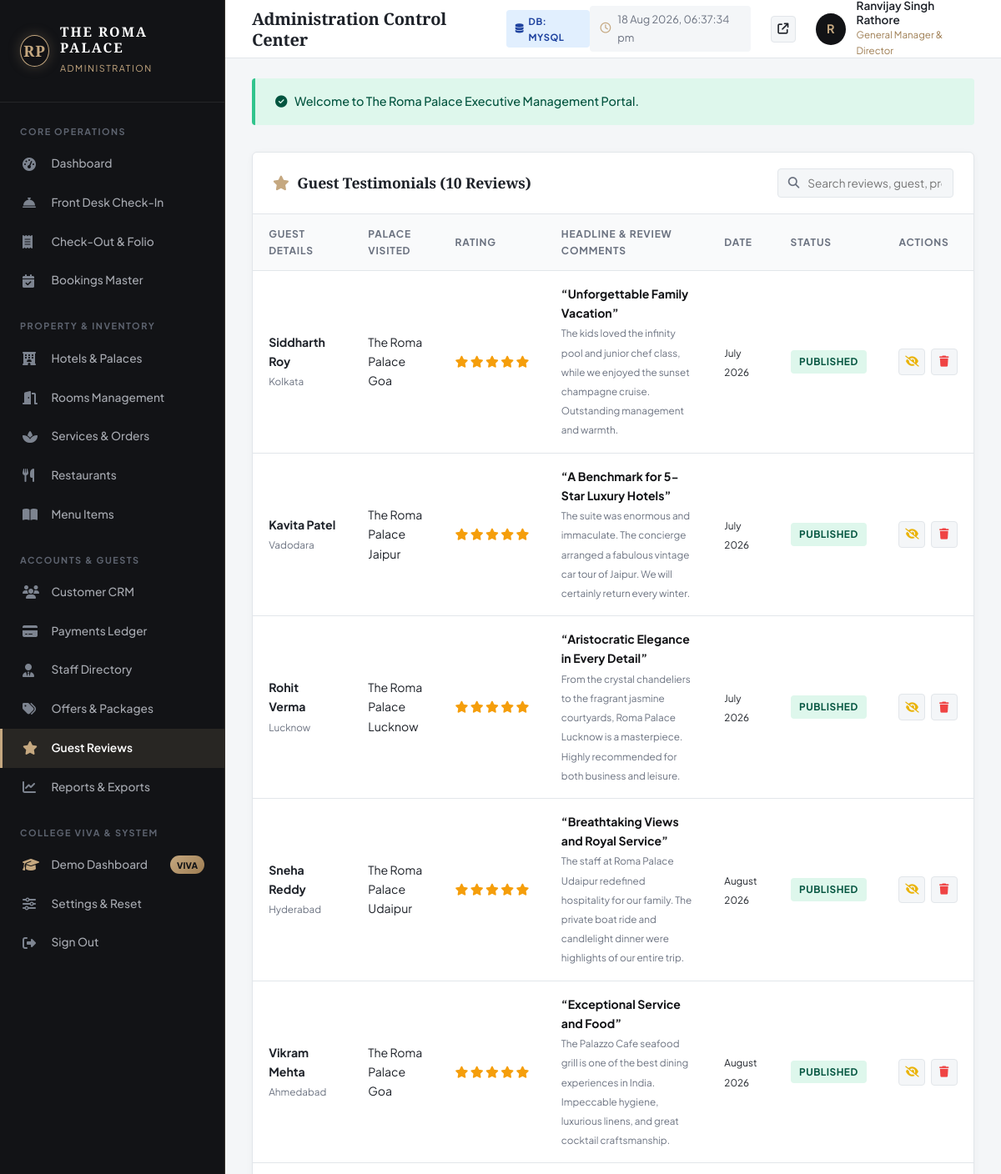
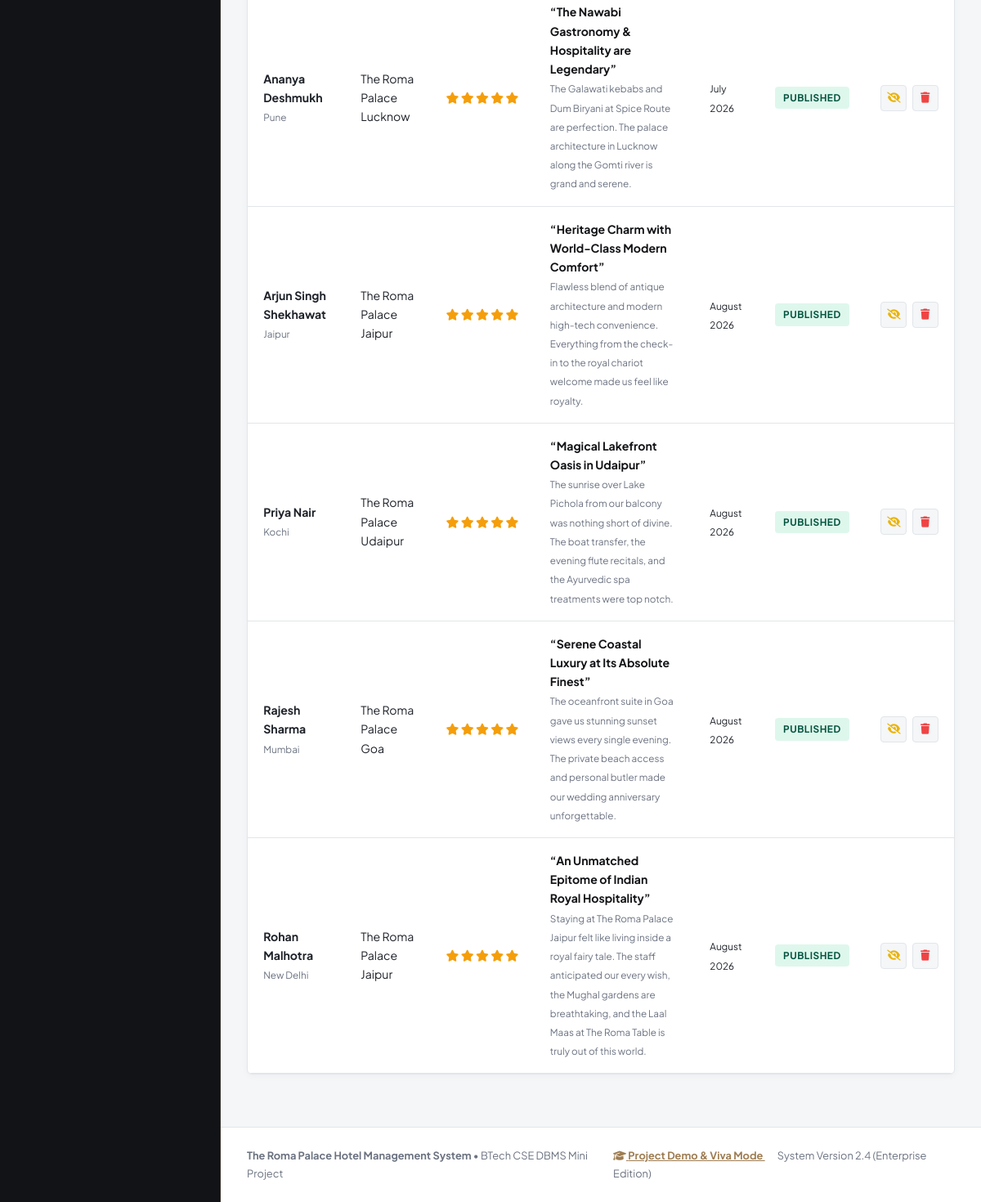
Screenshot of /admin/reviews.php (signed in) with the database file from the repository (2 pictures, top to bottom).
### tables this page shows
CREATE TABLE `reviews` (
    `review_id` INT AUTO_INCREMENT PRIMARY KEY,
    `customer_id` INT NOT NULL,
    `hotel_id` INT NOT NULL,
    `rating` INT NOT NULL CHECK (`rating` BETWEEN 1 AND 5),
    `review_title` VARCHAR(150) NOT NULL,
    `comments` TEXT NOT NULL,
    `stay_date` VARCHAR(50) NULL,
    `is_approved` TINYINT(1) DEFAULT 1,
    `created_at` TIMESTAMP DEFAULT CURRENT_TIMESTAMP,
    FOREIGN KEY (`customer_id`) REFERENCES `customers`(`customer_id`) ON DELETE CASCADE,
    FOREIGN KEY (`hotel_id`) REFERENCES `hotels`(`hotel_id`) ON DELETE CASCADE,
    INDEX `idx_reviews_hotel` (`hotel_id`)
);

CREATE TABLE `customers` (
    `customer_id` INT AUTO_INCREMENT PRIMARY KEY,
    `user_id` INT NOT NULL UNIQUE,
    `full_name` VARCHAR(120) NOT NULL,
    `phone` VARCHAR(20) NOT NULL,
    `address` TEXT NULL,
    `city` VARCHAR(80) NULL,
    `state` VARCHAR(80) NULL,
    `country` VARCHAR(80) DEFAULT 'India',
    `postal_code` VARCHAR(20) NULL,
    `id_type` ENUM('Aadhaar Card', 'Passport', 'Voter ID', 'Driving License', 'PAN Card') NOT NULL DEFAULT 'Aadhaar Card',
    `id_number` VARCHAR(50) NOT NULL,
    `reg_date` TIMESTAMP DEFAULT CURRENT_TIMESTAMP,
    FOREIGN KEY (`user_id`) REFERENCES `users`(`user_id`) ON DELETE CASCADE,
    INDEX `idx_cust_phone` (`phone`),
    INDEX `idx_cust_name` (`full_name`)
);

CREATE TABLE `hotels` (
    `hotel_id` INT AUTO_INCREMENT PRIMARY KEY,
    `name` VARCHAR(150) NOT NULL,
    `slug` VARCHAR(100) NOT NULL UNIQUE,
    `city` VARCHAR(80) NOT NULL,
    `state` VARCHAR(80) NOT NULL,
    `tagline` VARCHAR(200) NOT NULL,
    `address` TEXT NOT NULL,
    `phone` VARCHAR(30) NOT NULL,
    `email` VARCHAR(120) NOT NULL,
    `star_rating` DECIMAL(2,1) DEFAULT 5.0,
    `starting_price` DECIMAL(10,2) NOT NULL,
    `total_rooms` INT NOT NULL DEFAULT 30,
    `image_url` VARCHAR(255) NOT NULL,
    `description` TEXT NOT NULL,
    `highlights` TEXT NULL,
    `status` ENUM('active', 'maintenance', 'inactive') DEFAULT 'active',
    `created_at` TIMESTAMP DEFAULT CURRENT_TIMESTAMP,
    INDEX `idx_hotels_city` (`city`),
    INDEX `idx_hotels_slug` (`slug`)
);

### includes/auth.php (called while the page is built, shortened)
<?php
require_once __DIR__ . '/db.php';
function is_logged_in() {
    return isset($_SESSION['user_id']) && !empty($_SESSION['user_id']);
}
function is_admin() {
    return is_logged_in() && isset($_SESSION['role']) && $_SESSION['role'] === 'admin';
}
function current_admin() {
    $user_id = $_SESSION['user_id'];
    return db_fetch_one("SELECT a.*, u.email FROM admins a INNER JOIN users u ON a.user_id = u.user_id WHERE a.user_id = ?", [$user_id]);
}

### includes/db.php (called while the page is built, shortened)
<?php
$pdo = null;
if (getenv('USE_MYSQL') === 'true') {
    try {
        $dsn = "mysql:host=" . DB_HOST . ";port=" . DB_PORT . ";dbname=" . DB_NAME . ";charset=utf8mb4";
        $options = [
            PDO::ATTR_ERRMODE            => PDO::ERRMODE_EXCEPTION,
            PDO::ATTR_DEFAULT_FETCH_MODE => PDO::FETCH_ASSOC,
            PDO::ATTR_EMULATE_PREPARES   => false,
            PDO::ATTR_TIMEOUT            => 2
        ];
        $pdo = new PDO($dsn, DB_USER, DB_PASS, $options);
        $testStmt = $pdo->query("SELECT 1 FROM hotels LIMIT 1");
        $db_driver = 'mysql';
    } catch (Exception $e) {
        $pdo = setup_sqlite_fallback();
        $db_driver = 'sqlite';
    }
} else {
    try {
        $dsn = "mysql:host=" . DB_HOST . ";port=" . DB_PORT . ";dbname=" . DB_NAME . ";charset=utf8mb4";
        $options = [
            PDO::ATTR_ERRMODE            => PDO::ERRMODE_EXCEPTION,
            PDO::ATTR_DEFAULT_FETCH_MODE => PDO::FETCH_ASSOC,
            PDO::ATTR_EMULATE_PREPARES   => false,
            PDO::ATTR_TIMEOUT            => 1
        ];
        $testPdo = new PDO($dsn, DB_USER, DB_PASS, $options);
        $pdo = $testPdo;
    } catch (Exception $e) {
        $pdo = setup_sqlite_fallback();
        $db_driver = 'sqlite';
    }
}
function db_query($query, $params = []) {
    global $pdo;
    $stmt = $pdo->prepare($query);
    $stmt->execute($params);
    return $stmt;
}
function db_fetch_all($query, $params = []) {
    $stmt = db_query($query, $params);
    return $stmt->fetchAll();
}
function db_fetch_one($query, $params = []) {
    $stmt = db_query($query, $params);
    return $stmt->fetch() ?: null;
}

### admin/reviews.php (the view, shortened to what this page needs)
<?php
require_once __DIR__ . '/includes/admin-header.php';
$reviews = db_fetch_all("SELECT rv.*, c.full_name, c.city, h.name AS hotel_name
                         FROM reviews rv
                         INNER JOIN customers c ON rv.customer_id = c.customer_id
                         INNER JOIN hotels h ON rv.hotel_id = h.hotel_id
                         ORDER BY rv.review_id DESC");
?>
<div class="admin-card">
  <div class="admin-card-header">
    <h3 class="admin-card-title"><i class="fa-solid fa-star text-gold"></i> Guest Testimonials (<?php echo count($reviews); ?> Reviews)</h3>
    <div class="search-input-box">
      <i class="fa-solid fa-magnifying-glass"></i>
      <input type="text" placeholder="Search reviews, guest, property..." data-table-search="reviewsTable">
    </div>
  </div>
  <div class="admin-table-responsive">
    <table class="admin-table" id="reviewsTable">
      <thead>
        <tr>
          <th>Guest Details</th>
          <th>Palace Visited</th>
          <th>Rating</th>
          <th>Headline & Review Comments</th>
          <th>Date</th>
          <th>Status</th>
          <th>Actions</th>
        </tr>
      </thead>
      <tbody>
        <?php foreach ($reviews as $rev): ?>
          <tr>
            <td>
              <strong><?php echo htmlspecialchars($rev['full_name']); ?></strong><br>
              <small style="color: var(--admin-text-muted);"><?php echo htmlspecialchars($rev['city']); ?></small>
            </td>
            <td><?php echo htmlspecialchars($rev['hotel_name']); ?></td>
            <td>
              <div style="color: #F59E0B; white-space: nowrap;">
                <?php for ($i = 0; $i < $rev['rating']; $i++): ?>
                  <i class="fa-solid fa-star"></i>
                <?php endfor; ?>
              </div>
            </td>
            <td>
              <strong style="color: var(--admin-primary);">“<?php echo htmlspecialchars($rev['review_title']); ?>”</strong><br>
              <small style="color: var(--admin-text-muted);"><?php echo htmlspecialchars($rev['comments']); ?></small>
            </td>
            <td><small><?php echo htmlspecialchars($rev['stay_date'] ?? date('M Y', strtotime($rev['created_at']))); ?></small></td>
            <td>
              <span class="badge badge-<?php echo ($rev['is_approved']) ? 'success' : 'warning'; ?>">
                <?php echo ($rev['is_approved']) ? 'PUBLISHED' : 'PENDING'; ?>
              </span>
            </td>
            <td>
              <div class="action-btn-group">
                <form method="POST" action="reviews.php" style="display: inline;">
                  <button type="submit" class="btn-action-icon" title="Toggle Approval" style="color: <?php echo ($rev['is_approved']) ? '#EAB308' : '#10B981'; ?>;">
                    <i class="fa-solid fa-<?php echo ($rev['is_approved']) ? 'eye-slash' : 'check'; ?>"></i>
                  </button>
                </form>
                <form method="POST" action="reviews.php" onsubmit="return confirm('Delete review?');" style="display: inline;">
                  <button type="submit" class="btn-action-icon" style="color: #EF4444;" title="Delete Review">
                    <i class="fa-solid fa-trash"></i>
                  </button>
                </form>
              </div>
            </td>
          </tr>
        <?php endforeach; ?>
      </tbody>
    </table>
  </div>
</div>
<?php require_once __DIR__ . '/includes/admin-footer.php'; ?>

### admin/includes/admin-header.php (shortened to what this page needs)
<?php
require_once __DIR__ . '/../../includes/db.php';
require_once __DIR__ . '/../../includes/auth.php';
$currentAdmin = current_admin() ?: ['full_name' => 'Ranvijay Singh Rathore', 'role_title' => 'General Manager'];
$currentAdminPage = basename($_SERVER['PHP_SELF']);
?>
<!DOCTYPE html>
<html lang="en">
<head>
  <link rel="stylesheet" href="https://cdnjs.cloudflare.com/ajax/libs/font-awesome/6.5.1/css/all.min.css">
  <link rel="stylesheet" href="../assets/css/style.css">
  <link rel="stylesheet" href="../assets/css/admin.css">
</head>
<body class="admin-body">
  <aside class="admin-sidebar">
    <a href="dashboard.php" class="admin-brand" style="text-decoration: none;">
      <div class="rp-monogram">
        <span>RP</span>
      </div>
      <div class="admin-brand-text">
        <h2>THE ROMA PALACE</h2>
        <span>ADMINISTRATION</span>
      </div>
    </a>
    <div class="admin-nav-section">
      <div class="admin-nav-title">CORE OPERATIONS</div>
      <ul class="admin-nav-list">
        <li class="admin-nav-item <?php echo ($currentAdminPage === 'dashboard.php') ? 'active' : ''; ?>">
          <a href="dashboard.php"><i class="fa-solid fa-gauge-high"></i> <span>Dashboard</span></a>
        </li>
        <li class="admin-nav-item <?php echo ($currentAdminPage === 'checkin.php') ? 'active' : ''; ?>">
          <a href="checkin.php"><i class="fa-solid fa-bell-concierge"></i> <span>Front Desk Check-In</span></a>
        </li>
        <li class="admin-nav-item <?php echo ($currentAdminPage === 'checkout.php') ? 'active' : ''; ?>">
          <a href="checkout.php"><i class="fa-solid fa-receipt"></i> <span>Check-Out & Folio</span></a>
        </li>
        <li class="admin-nav-item <?php echo ($currentAdminPage === 'bookings.php') ? 'active' : ''; ?>">
          <a href="bookings.php"><i class="fa-solid fa-calendar-check"></i> <span>Bookings Master</span></a>
        </li>
      </ul>
      <div class="admin-nav-title" style="margin-top: 1rem;">PROPERTY & INVENTORY</div>
      <ul class="admin-nav-list">
        <li class="admin-nav-item <?php echo ($currentAdminPage === 'hotels.php') ? 'active' : ''; ?>">
          <a href="hotels.php"><i class="fa-solid fa-hotel"></i> <span>Hotels & Palaces</span></a>
        </li>
        <li class="admin-nav-item <?php echo ($currentAdminPage === 'rooms.php') ? 'active' : ''; ?>">
          <a href="rooms.php"><i class="fa-solid fa-door-open"></i> <span>Rooms Management</span></a>
        </li>
        <li class="admin-nav-item <?php echo ($currentAdminPage === 'services.php') ? 'active' : ''; ?>">
          <a href="services.php"><i class="fa-solid fa-spa"></i> <span>Services & Orders</span></a>
        </li>
        <li class="admin-nav-item <?php echo ($currentAdminPage === 'restaurants.php') ? 'active' : ''; ?>">
          <a href="restaurants.php"><i class="fa-solid fa-utensils"></i> <span>Restaurants</span></a>
        </li>
        <li class="admin-nav-item <?php echo ($currentAdminPage === 'menu.php') ? 'active' : ''; ?>">
          <a href="menu.php"><i class="fa-solid fa-book-open"></i> <span>Menu Items</span></a>
        </li>
      </ul>
      <div class="admin-nav-title" style="margin-top: 1rem;">ACCOUNTS & GUESTS</div>
      <ul class="admin-nav-list">
        <li class="admin-nav-item <?php echo ($currentAdminPage === 'customers.php') ? 'active' : ''; ?>">
          <a href="customers.php"><i class="fa-solid fa-users"></i> <span>Customer CRM</span></a>
        </li>
        <li class="admin-nav-item <?php echo ($currentAdminPage === 'payments.php') ? 'active' : ''; ?>">
          <a href="payments.php"><i class="fa-solid fa-credit-card"></i> <span>Payments Ledger</span></a>
        </li>
        <li class="admin-nav-item <?php echo ($currentAdminPage === 'staff.php') ? 'active' : ''; ?>">
          <a href="staff.php"><i class="fa-solid fa-user-tie"></i> <span>Staff Directory</span></a>
        </li>
        <li class="admin-nav-item <?php echo ($currentAdminPage === 'offers.php') ? 'active' : ''; ?>">
          <a href="offers.php"><i class="fa-solid fa-tags"></i> <span>Offers & Packages</span></a>
        </li>
        <li class="admin-nav-item <?php echo ($currentAdminPage === 'reviews.php') ? 'active' : ''; ?>">
          <a href="reviews.php"><i class="fa-solid fa-star"></i> <span>Guest Reviews</span></a>
        </li>
        <li class="admin-nav-item <?php echo ($currentAdminPage === 'reports.php') ? 'active' : ''; ?>">
          <a href="reports.php"><i class="fa-solid fa-chart-line"></i> <span>Reports & Exports</span></a>
        </li>
      </ul>
      <div class="admin-nav-title" style="margin-top: 1rem;">COLLEGE VIVA & SYSTEM</div>
      <ul class="admin-nav-list">
        <li class="admin-nav-item <?php echo ($currentAdminPage === 'demo-presentation.php') ? 'active' : ''; ?>">
          <a href="demo-presentation.php">
            <i class="fa-solid fa-graduation-cap text-gold"></i>
            <span>Demo Dashboard</span>
            <span class="admin-badge-viva">Viva</span>
          </a>
        </li>
        <li class="admin-nav-item <?php echo ($currentAdminPage === 'settings.php') ? 'active' : ''; ?>">
          <a href="settings.php"><i class="fa-solid fa-sliders"></i> <span>Settings & Reset</span></a>
        </li>
        <li class="admin-nav-item">
          <a href="logout.php"><i class="fa-solid fa-right-from-bracket"></i> <span>Sign Out</span></a>
        </li>
      </ul>
    </div>
  </aside>
  <div class="admin-main-wrapper">
    <header class="admin-top-header">
      <div class="admin-header-left">
        <h1 class="admin-page-title"><?php echo isset($pageHeading) ? htmlspecialchars($pageHeading) : 'Administration Control Center'; ?></h1>
        <span class="badge badge-info" style="font-size: 0.7rem;">
          <i class="fa-solid fa-database"></i> DB: <?php echo strtoupper(CURRENT_DB_DRIVER); ?>
        </span>
      </div>
      <div class="admin-header-right">
        <div class="admin-time-badge">
          <i class="fa-regular fa-clock text-gold"></i>
          <span id="adminLiveClock">--:--:--</span>
        </div>
        <a href="../index.php" target="_blank" class="btn-action-icon" title="Preview Public Luxury Website">
          <i class="fa-solid fa-arrow-up-right-from-square"></i>
        </a>
        <div class="admin-user-menu">
          <div class="admin-avatar">
            <?php echo strtoupper(substr($currentAdmin['full_name'], 0, 1)); ?>
          </div>
          <div class="admin-user-info">
            <span class="admin-user-name"><?php echo htmlspecialchars($currentAdmin['full_name']); ?></span>
            <span class="admin-user-role"><?php echo htmlspecialchars($currentAdmin['role_title']); ?></span>
          </div>
        </div>
      </div>
    </header>
    <?php if (isset($_SESSION['flash_success'])): ?>
      <div style="margin: 1.5rem 2rem 0 2rem; background: #DEF7EC; color: #03543F; padding: 1rem 1.5rem; border-radius: 4px; border-left: 4px solid #31C48D; font-weight: 500; font-size: 0.9rem;">
        <i class="fa-solid fa-circle-check" style="margin-right: 6px;"></i>
        <?php echo htmlspecialchars($_SESSION['flash_success']); unset($_SESSION['flash_success']); ?>
      </div>
    <?php endif; ?>
    <main class="admin-content-body">

### rows the page displays
reviews: customer.full_name "Siddharth Roy", customer.city "Kolkata", hotel.name "The Roma Palace Goa", rating 5 (drawn), review_title "Unforgettable Family Vacation", comments "The kids loved the infinity pool and junior chef class, while we enjoyed the sunset champagne cruise. Outstanding management and warmth.", stay_date "July 2026", is_approved "PUBLISHED"
reviews: customer.full_name "Kavita Patel", customer.city "Vadodara", hotel.name "The Roma Palace Jaipur", rating 5 (drawn), review_title "A Benchmark for 5-Star Luxury Hotels", comments "The suite was enormous and immaculate. The concierge arranged a fabulous vintage car tour of Jaipur. We will certainly return every winter.", stay_date "July 2026", is_approved "PUBLISHED"
reviews: customer.full_name "Rohit Verma", customer.city "Lucknow", hotel.name "The Roma Palace Lucknow", rating 5 (drawn), review_title "Aristocratic Elegance in Every Detail", comments "From the crystal chandeliers to the fragrant jasmine courtyards, Roma Palace Lucknow is a masterpiece. Highly recommended for both business and leisure.", stay_date "July 2026", is_approved "PUBLISHED"
reviews: customer.full_name "Sneha Reddy", customer.city "Hyderabad", hotel.name "The Roma Palace Udaipur", rating 5 (drawn), review_title "Breathtaking Views and Royal Service", comments "The staff at Roma Palace Udaipur redefined hospitality for our family. The private boat ride and candlelight dinner were highlights of our entire trip.", stay_date "August 2026", is_approved "PUBLISHED"
reviews: customer.full_name "Vikram Mehta", customer.city "Ahmedabad", hotel.name "The Roma Palace Goa", rating 5 (drawn), review_title "Exceptional Service and Food", comments "The Palazzo Cafe seafood grill is one of the best dining experiences in India. Impeccable hygiene, luxurious linens, and great cocktail craftsmanship.", stay_date "August 2026", is_approved "PUBLISHED"
reviews: customer.full_name "Ananya Deshmukh", customer.city "Pune", hotel.name "The Roma Palace Lucknow", rating 5 (drawn), review_title "The Nawabi Gastronomy & Hospitality are Legendary", comments "The Galawati kebabs and Dum Biryani at Spice Route are perfection. The palace architecture in Lucknow along the Gomti river is grand and serene.", stay_date "July 2026", is_approved "PUBLISHED"
reviews: customer.full_name "Arjun Singh Shekhawat", customer.city "Jaipur", hotel.name "The Roma Palace Jaipur", rating 5 (drawn), review_title "Heritage Charm with World-Class Modern Comfort", comments "Flawless blend of antique architecture and modern high-tech convenience. Everything from the check-in to the royal chariot welcome made us feel like royalty.", stay_date "August 2026", is_approved "PUBLISHED"
reviews: customer.full_name "Priya Nair", customer.city "Kochi", hotel.name "The Roma Palace Udaipur", rating 5 (drawn), review_title "Magical Lakefront Oasis in Udaipur", comments "The sunrise over Lake Pichola from our balcony was nothing short of divine. The boat transfer, the evening flute recitals, and the Ayurvedic spa treatments were top notch.", stay_date "August 2026", is_approved "PUBLISHED"
reviews: customer.full_name "Rajesh Sharma", customer.city "Mumbai", hotel.name "The Roma Palace Goa", rating 5 (drawn), review_title "Serene Coastal Luxury at Its Absolute Finest", comments "The oceanfront suite in Goa gave us stunning sunset views every single evening. The private beach access and personal butler made our wedding anniversary unforgettable.", stay_date "August 2026", is_approved "PUBLISHED"
reviews: customer.full_name "Rohan Malhotra", customer.city "New Delhi", hotel.name "The Roma Palace Jaipur", rating 5 (drawn), review_title "An Unmatched Epitome of Indian Royal Hospitality", comments "Staying at The Roma Palace Jaipur felt like living inside a royal fairy tale. The staff anticipated our every wish, the Mughal gardens are breathtaking, and the Laal Maas at The Roma Table is truly out of this world.", stay_date "August 2026", is_approved "PUBLISHED"

### other values shown
CURRENT_DB_DRIVER "MYSQL"
substr($currentAdmin['full_name'], 0, 1) "R"
$currentAdmin['full_name'] "Ranvijay Singh Rathore"
$currentAdmin['role_title'] "General Manager & Director"
$_SESSION['flash_success'] "Welcome to The Roma Palace Executive Management Portal."
count($reviews) "10"
